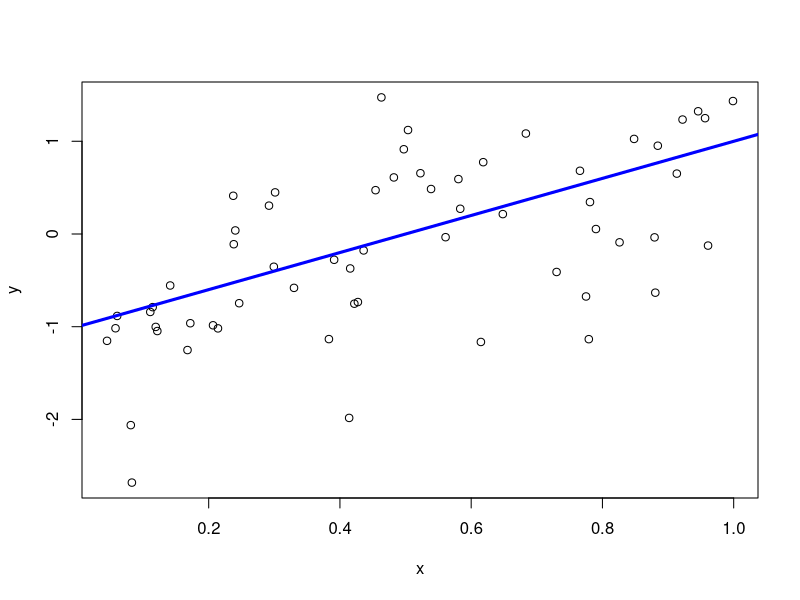

This chart was generated by the following R code:
a <- -1
b <- 2
n <- 60
sigSq = 0.5

x <- runif(n)
avgX <- mean(x)
write(avgX, "avgX.txt")
y <- a + b * x + rnorm(n, sd= sqrt(sigSq))
avgX <- mean(x)
plot(x,y)
abline(a, b, col="blue", lwd=3)
dev.print(pdf, "line.pdf") 
